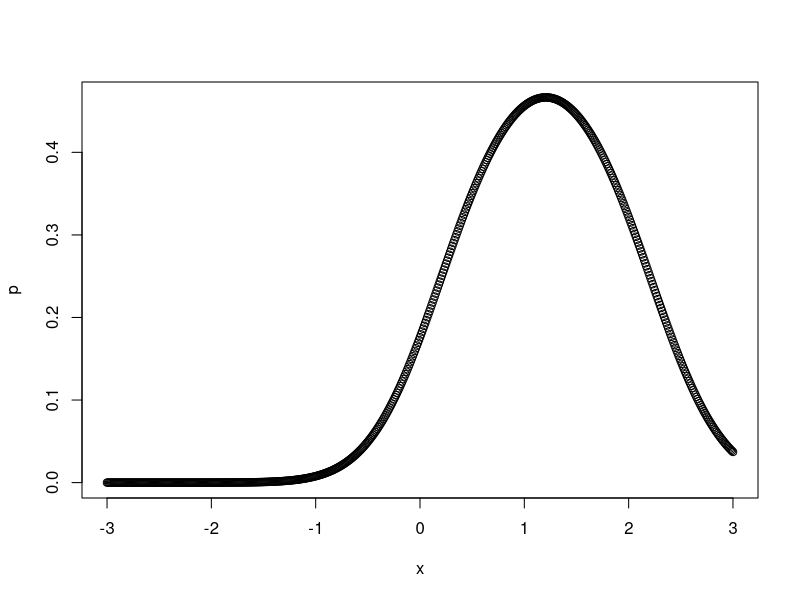

The R script that drew this image:

# Code to calculate moisture optimum for each species following Condit et al. (2013).
# Example below is for 'Randia armata'. See Figure S2 from Condit et al. (2013).
b0 = -1.543082203
b1 = 2.33734300392549
b2 = -0.969260502938853
x = seq(-3,3,.01)
y = b0 + b1*x + b2*x^2
p = exp(y)/(1+exp(y))
plot(x,p)
z = data.frame(cbind(x,p))
moisture.optimum = z$x[z$p==max(z$p)]


b0 = 1.33 # TABG
b1 = -0.82 # TABG
b2 = -0.77 #TABG

b0 = -.12 # HYBP
b1 = .33 # HYBP
b2 = -0.91 #HYBP
